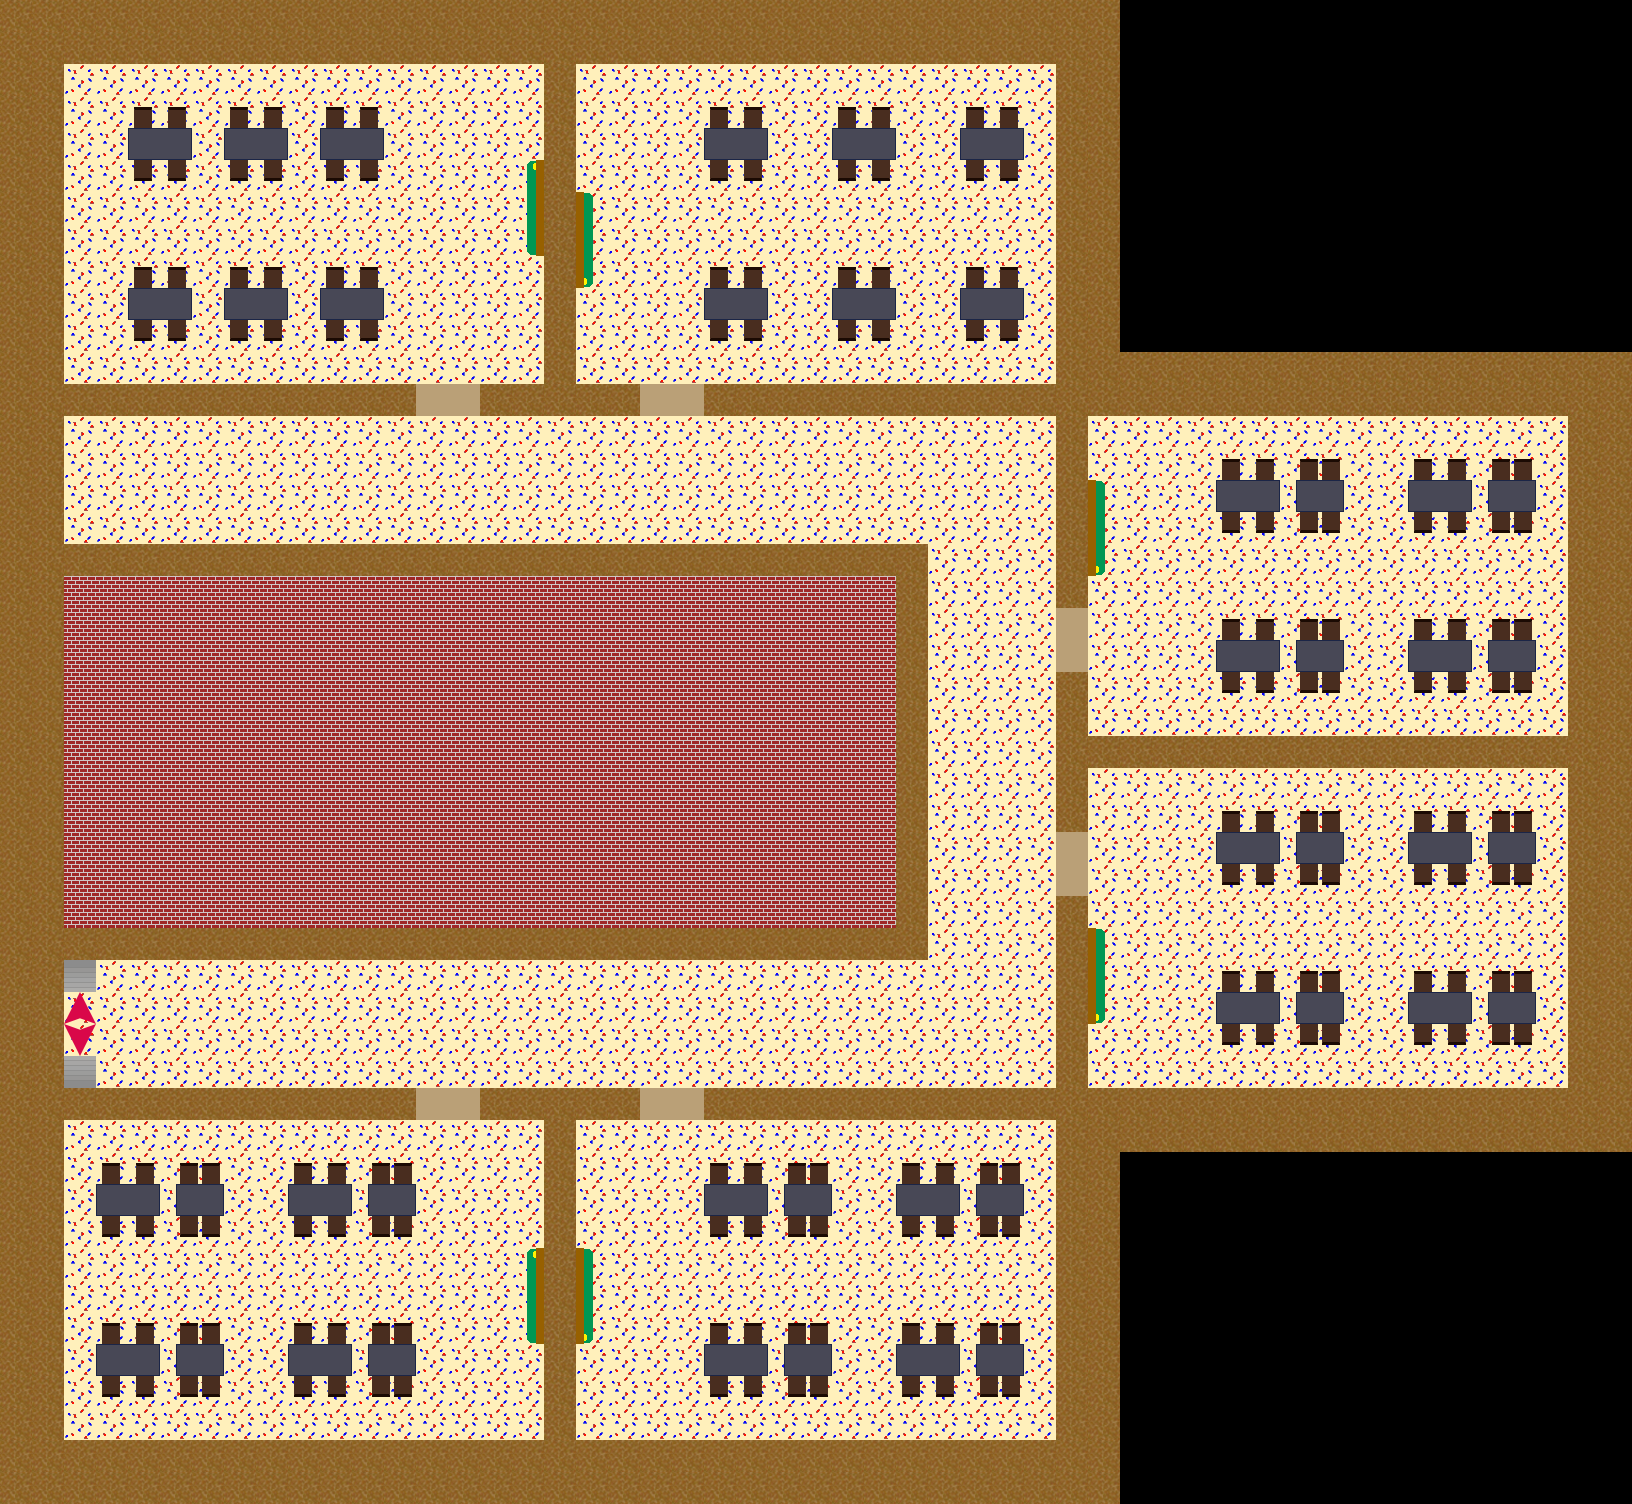

This game map was drawn from its Tiled (.tmx) file and the tilesets committed beside it. A one-line description and the trimmed map source follow:
An orthogonal 51x47 tile map with 32x32 px tiles, 2 tile layers (base, objects), 2 tilesets and 81 objects.

<map version="1.0" orientation="orthogonal" renderorder="right-down" width="51" height="47" tilewidth="32" tileheight="32" nextobjectid="134">
 <tileset firstgid="1" name="floors_tiled_ready" tilewidth="32" tileheight="32" spacing="3" margin="2">
  <image source="../floors/floors_tiled_ready.png" width="141" height="141" />
 </tileset>
 <tileset firstgid="17" name="objects_tiled_ready" tilewidth="32" tileheight="32">
  <image source="../objects/objects_tiled_ready.png" width="448" height="224" />
 </tileset>
 <layer name="base" width="51" height="47">
  <data>[2397 cells, 2045 non-empty, 4 distinct tile ids]</data>
 </layer>
 <layer name="objects" width="51" height="47">
  <data>[2397 cells, 286 non-empty, 22 distinct tile ids]</data>
 </layer>
 <objectgroup name="wall">
  <properties>
   <property name="wall" value="true" />
  </properties>
  <object id="1" x="0" y="0" width="1120" height="64" />
  <object id="2" x="1056" y="64" width="64" height="288" />
  <object id="3" x="1056" y="352" width="576" height="64" />
  <object id="4" x="1056" y="1088" width="576" height="64" />
  <object id="5" x="1568" y="416" width="64" height="672" />
  <object id="6" x="0" y="64" width="64" height="1376" />
  <object id="7" x="0" y="1440" width="1120" height="64" />
  <object id="8" x="1056" y="1152" width="64" height="288" />
  <object id="9" x="1056" y="736" width="512" height="32" />
  <object id="10" x="544" y="64" width="32" height="352" />
  <object id="11" x="544" y="1088" width="32" height="352" />
  <object id="12" x="64" y="1088" width="352" height="32" />
  <object id="13" x="480" y="1088" width="64" height="32" />
  <object id="14" x="576" y="1088" width="64" height="32" />
  <object id="15" x="704" y="1088" width="352" height="32" />
  <object id="16" x="1056" y="768" width="32" height="64" />
  <object id="17" x="1056" y="896" width="32" height="192" />
  <object id="18" x="1056" y="672" width="32" height="64" />
  <object id="19" x="1056" y="416" width="32" height="192" />
  <object id="20" x="576" y="384" width="64" height="32" />
  <object id="21" x="480" y="384" width="64" height="32" />
  <object id="22" x="64" y="384" width="352" height="32" />
  <object id="23" x="704" y="384" width="352" height="32" />
  <object id="24" x="64" y="544" width="864" height="32" />
  <object id="25" x="64" y="928" width="864" height="32" />
  <object id="26" x="896" y="576" width="32" height="352" />
  <object id="53" x="300.667" y="1188.67" width="34" height="22.4849" />
  <object id="56" x="375.849" y="1189.33" width="32.1513" height="20.4849" />
 </objectgroup>
 <objectgroup name="spawn">
  <properties>
   <property name="spawn" value="true" />
  </properties>
  <object id="30" x="112" y="1008" width="32" height="32" />
  <object id="91" x="720.591" y="1188.42" width="32.1513" height="20.4849" />
  <object id="92" x="790.591" y="1189.76" width="32.1513" height="20.4849" />
  <object id="93" x="719.924" y="1349.09" width="32.1513" height="20.4849" />
  <object id="94" x="789.924" y="1349.09" width="32.1513" height="20.4849" />
  <object id="95" x="375.258" y="1349.76" width="32.1513" height="20.4849" />
  <object id="96" x="304.591" y="1348.42" width="32.1513" height="20.4849" />
  <object id="97" x="112.591" y="1349.09" width="32.1513" height="20.4849" />
  <object id="98" x="110.591" y="1188.42" width="32.1513" height="20.4849" />
  <object id="99" x="183.258" y="1188.42" width="32.1513" height="20.4849" />
  <object id="100" x="183.924" y="1349.09" width="32.1513" height="20.4849" />
  <object id="101" x="1231.26" y="998.424" width="32.1513" height="20.4849" />
  <object id="102" x="1303.92" y="996.424" width="32.1513" height="20.4849" />
  <object id="103" x="1425.26" y="997.091" width="32.1513" height="20.4849" />
  <object id="104" x="1497.92" y="998.424" width="32.1513" height="20.4849" />
  <object id="105" x="1496.59" y="837.758" width="32.1513" height="20.4849" />
  <object id="106" x="1421.92" y="837.091" width="32.1513" height="20.4849" />
  <object id="107" x="1304.59" y="837.091" width="32.1513" height="20.4849" />
  <object id="108" x="1229.92" y="836.424" width="32.1513" height="20.4849" />
  <object id="109" x="1231.26" y="644.424" width="32.1513" height="20.4849" />
  <object id="110" x="1303.26" y="645.758" width="32.1513" height="20.4849" />
  <object id="111" x="1423.92" y="644.424" width="32.1513" height="20.4849" />
  <object id="112" x="1495.26" y="643.758" width="32.1513" height="20.4849" />
  <object id="113" x="1494.59" y="485.091" width="32.1513" height="20.4849" />
  <object id="114" x="1419.92" y="485.091" width="32.1513" height="20.4849" />
  <object id="115" x="1303.26" y="485.758" width="32.1513" height="20.4849" />
  <object id="116" x="1230.59" y="486.424" width="32.1513" height="20.4849" />
  <object id="117" x="144.591" y="134.424" width="32.1513" height="20.4849" />
  <object id="118" x="239.258" y="135.091" width="32.1513" height="20.4849" />
  <object id="119" x="141.924" y="294.424" width="32.1513" height="20.4849" />
  <object id="120" x="238.591" y="291.758" width="32.1513" height="20.4849" />
  <object id="121" x="334.591" y="133.091" width="32.1513" height="20.4849" />
  <object id="122" x="337.924" y="293.758" width="32.1513" height="20.4849" />
  <object id="124" x="719.924" y="133.091" width="32.1513" height="20.4849" />
  <object id="125" x="846.591" y="133.758" width="32.1513" height="20.4849" />
  <object id="126" x="978.591" y="131.091" width="32.1513" height="20.4849" />
  <object id="127" x="717.924" y="291.758" width="32.1513" height="20.4849" />
  <object id="128" x="845.924" y="294.424" width="32.1513" height="20.4849" />
  <object id="129" x="973.924" y="292.424" width="32.1513" height="20.4849" />
  <object id="130" x="910.591" y="1189.09" width="32.1513" height="20.4849" />
  <object id="131" x="983.258" y="1189.76" width="32.1513" height="20.4849" />
  <object id="132" x="983.924" y="1349.09" width="32.1513" height="20.4849" />
  <object id="133" x="914.591" y="1349.76" width="32.1513" height="20.4849" />
 </objectgroup>
 <objectgroup name="stairs_down">
  <properties>
   <property name="stairs_down" value="true" />
  </properties>
  <object id="41" x="64" y="1056" width="32" height="32" />
 </objectgroup>
 <objectgroup name="stairs_up">
  <properties>
   <property name="stairs_up" value="true" />
  </properties>
  <object id="40" x="64" y="960" width="32" height="32" />
 </objectgroup>
 <objectgroup name="teacher_fight">
  <properties>
   <property name="teacher_fight" value="true" />
  </properties>
  <object id="43" x="318.667" y="129.333" width="78.6667" height="236">
   <ellipse />
  </object>
  <object id="44" x="614.667" y="104" width="410.667" height="164">
   <ellipse />
  </object>
  <object id="45" x="1147.34" y="484" width="176" height="136">
   <ellipse />
  </object>
  <object id="46" x="605.333" y="1382.67" width="414.667" height="41.3333">
   <ellipse />
  </object>
  <object id="47" x="174" y="1160" width="198.667" height="256">
   <ellipse />
  </object>
  <object id="48" x="1191.33" y="852" width="345.333" height="72">
   <ellipse />
  </object>
  <object id="59" x="174.667" y="1162" width="198.667" height="256">
   <ellipse />
  </object>
  <object id="62" x="174" y="1161.33" width="198.667" height="256">
   <ellipse />
  </object>
 </objectgroup>
</map>
